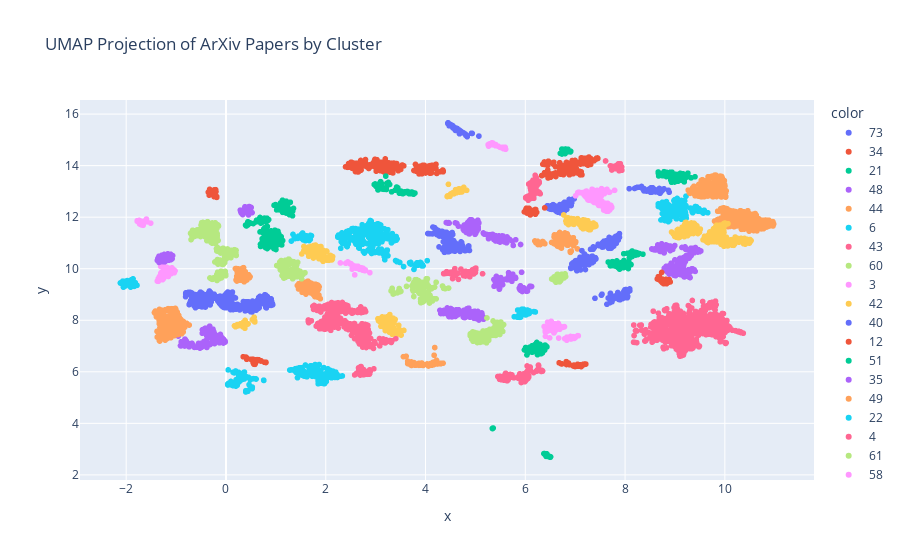

Notebook code cell kept with this figure:
### Code cell
import plotly.express as px

df_viz = pd.DataFrame({
    "x": embedding_2d[:, 0],
    "y": embedding_2d[:, 1],
    "Cluster": labels,
    "Title": titles
})

# Optional: remove noise
df_viz = df_viz[df_viz["Cluster"] != -1]

fig = px.scatter(
    df_viz,
    x="x",
    y="y",
    color=df_viz["Cluster"].astype(str),
    hover_data=["Title"],
    title="UMAP Projection of ArXiv Papers by Cluster"
)

fig.show()
